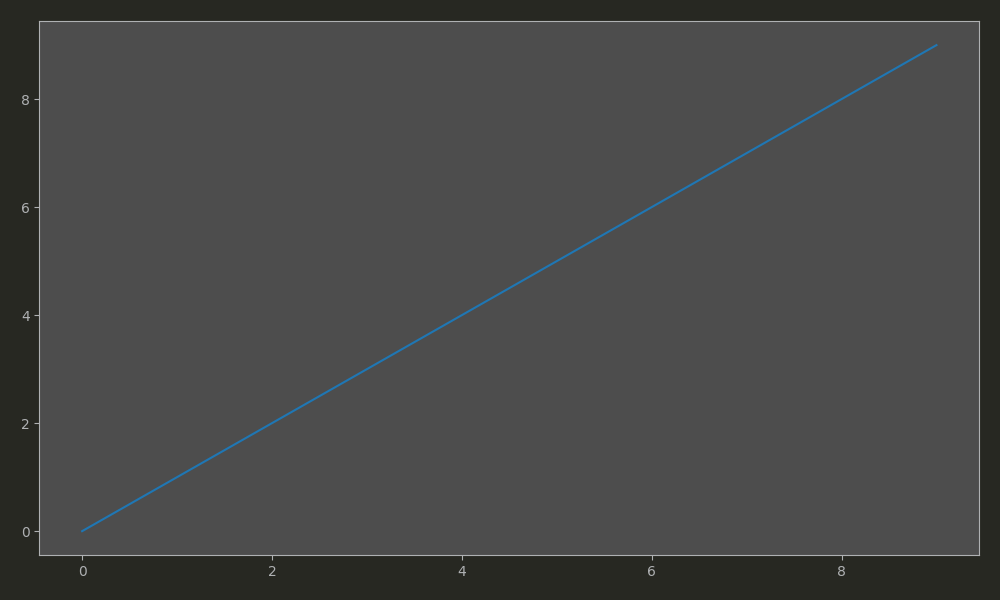

The script that saved this image:
from matplotlib import pyplot as plt

from pathlib import Path
from sys import path

# точки графика функции y(x) = x
x = range(10)
y = range(10)


fig = plt.figure(figsize=(10, 6))
axs = fig.subplots()

axs.plot(x, y)

fig.savefig(Path(path[0]) / 'graphics1.png')
fig.show()
fig.savefig(Path(path[0]) / 'graphics1_2.png', dpi=200)

